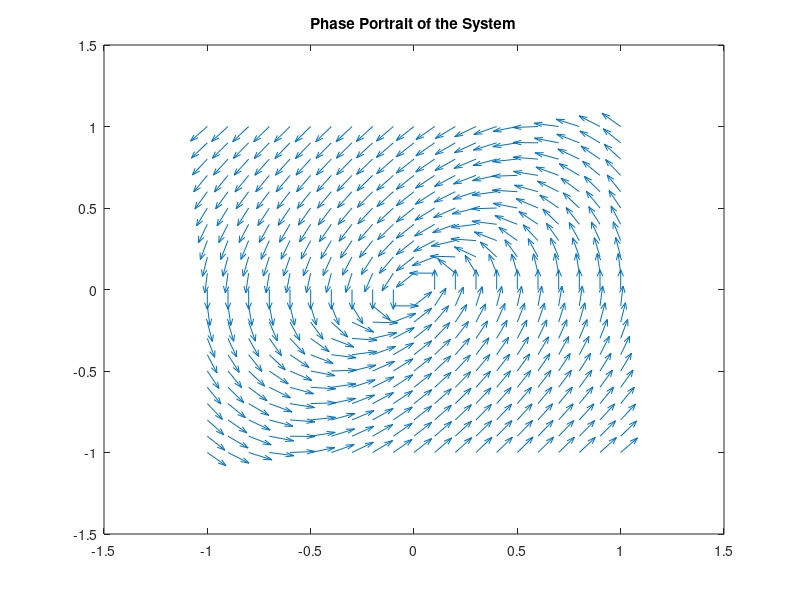

The MATLAB source for this figure:
clc; close all; clear; format compact; 
    
    [x1,x2] = meshgrid(-1 : 0.1 : 1, -1 : 0.1 : 1);
    
    x1dot = -x2;
    x2dot = x1 - x2.*(1 - x1.^2 + 0.1*x1.^4);
    

    norm = sqrt(x1dot.^2 + x2dot.^2);
    x1dot = x1dot./norm;
    x2dot = x2dot./norm;
    
    quiver(x1, x2, x1dot, x2dot);
    
    title('Phase Portrait of the System');